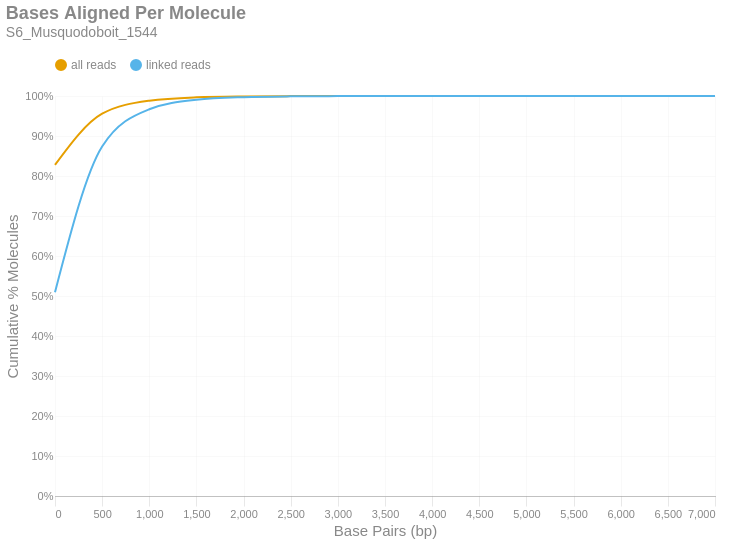

This figure's notebook cell:
### Markdown cell above
### Bases Aligned Per Molecule
This is a cumulative frequency distribution showing the number of base pairs aligned per unique molecule. These data are shown in 500 bp bins. There are two distributions: one with `all reads` (yellow) and another with only `linked reads` (blue). The percent of molecules in the `linked reads` distribution is relative to the total number of linked molecules.

### Code cell
if SKIPLR:
    print_html(f"Skipped")
else:
    binned_df = consolidated_hist(valids['aligned_bp'], mask, 500, True)
    with SafeRender(binned_df):
        (
            density_plot(binned_df, 'Bases Aligned Per Molecule', samplename, 'basesper')
            .encode(
                x=alt.X('bin:Q', title="Base Pairs (bp)").axis(tickMinStep=500).scale(padding=0),
                y=alt.Y('value:Q', title='Cumulative % Molecules')
                    .axis(format='%')
                    .scale(domain = [0,1])
                    .stack(False),
                color=alt.Color("key:N").scale(domain = ["all reads", "linked reads"]),
                tooltip = [
                    alt.Tooltip("key:N", title = "Data Type"),
                    alt.Tooltip("range_label:N", title="Bases Aligned Per Molecule"),
                    alt.Tooltip("value:Q", format = ".2%", title="% Molecules (Cum.)")
                ]
            )
        ).display()

### Figure 1 — Vega-Lite specification as saved in the notebook (floating-point values rounded to 4 significant figures)
{"width": "container", "height": 400, "config": {"title": {"anchor": "start", "dy": -15, "fontSize": 18, "color": "#888888", "subtitleColor": "#888888", "subtitleFontSize": 14}, "arc": {"fill": "#0072B2"}, "axis": {"domainColor": "#888888", "domainWidth": 0.5, "gridWidth": 0.2, "grid": false, "titleFontWeight": 400, "titleFontSize": 15, "labelFontSize": 11, "labelColor": "#888888", "tickColor": "#888888", "tickWidth": 0.2, "titleColor": "#888888"}, "axisBand": {"grid": false}, "axisX": {"grid": true, "tickSize": 10, "domainCap": "round"}, "axisY": {"domain": false, "grid": true, "tickSize": 0, "domainCap": "round"}, "background": "transparent", "header": {"labelFontSize": 15, "labelColor": "#888888", "titleFontSize": 15, "titleFontWeight": 600, "titleColor": "#888888"}, "legend": {"labelFont": "sans-serif", "labelFontSize": 12, "labelColor": "#888888", "symbolSize": 100, "symbolType": "circle", "titleFontSize": 12, "titlePadding": 10, "titleColor": "#888888", "title": null, "orient": "top"}, "range": {"category": ["#E69F00", "#56B4E9", "#009E73", "#F0E442", "#0072B2", "#D55E00", "#CC79A7", "#000000"], "diverging": ["#cfe8f3", "#a2d4ec", "#73bfe2", "#46abdb", "#1696d2", "#12719e"]}, "area": {"fill": "#0072B2", "fillOpacity": 0.7, "line": true, "strokeOpacity": 0.7}, "line": {"color": "#0072B2", "stroke": "#0072B2", "strokeWidth": 2}, "trail": {"color": "#0072B2", "stroke": "#0072B2", "strokeWidth": 0, "size": 1}, "point": {"filled": true, "fillOpacity": 1.0, "size": 95}, "text": {"color": "#888888", "fontSize": 11, "align": "right", "fontWeight": 400, "size": 11}, "bar": {"fill": "#0072B2", "stroke": null}, "view": {"stroke": null, "continuousWidth": 660, "continuousHeight": 400}}, "data": {"name": "data-b8cc74b67dea078d8f69e72f8b23dbd2"}, "mark": {"type": "line", "interpolate": "monotone", "point": {"opacity": 0, "size": 275}}, "encoding": {"color": {"field": "key", "scale": {"domain": ["all reads", "linked reads"]}, "type": "nominal"}, "tooltip": [{"field": "key", "title": "Data Type", "type": "nominal"}, {"field": "range_label", "title": "Bases Aligned Per Molecule", "type": "nominal"}, {"field": "value", "format": ".2%", "title": "% Molecules (Cum.)", "type": "quantitative"}], "x": {"axis": {"tickMinStep": 500}, "field": "bin", "scale": {"padding": 0}, "title": "Base Pairs (bp)", "type": "quantitative"}, "y": {"axis": {"format": "%"}, "field": "value", "scale": {"domain": [0, 1]}, "stack": false, "title": "Cumulative % Molecules", "type": "quantitative"}}, "params": [{"name": "param_c36ac31b6afebe62", "select": {"type": "point", "fields": ["key"]}, "bind": "legend"}], "title": {"text": "Bases Aligned Per Molecule", "subtitle": "S6_Musquodoboit_1544"}, "transform": [{"fold": ["all reads (cumsum)", "linked reads (cumsum)"]}, {"calculate": "replace(datum.key, ' (cumsum)', '')", "as": "key"}, {"filter": {"param": "param_c36ac31b6afebe62"}}], "usermeta": {"embedOptions": {"downloadFileName": "S6_Musquodoboit_1544.basesper"}}, "$schema": "https://vega.github.io/schema/vega-lite/v6.1.0.json", "datasets": {"data-b8cc74b67dea078d8f69e72f8b23dbd2": [{"bin": "0.0", "interval": "0.0-500.0", "all reads": 0.8277, "linked reads": 0.5093, "all reads (cumsum)": 0.8277, "linked reads (cumsum)": 0.5093, "range_label": "0-499"}, {"bin": "500.0", "interval": "500.0-1000.0", "all reads": 0.128, "linked reads": 0.3643, "all reads (cumsum)": 0.9557, "linked reads (cumsum)": 0.8736, "range_label": "500-999"}, {"bin": "1000.0", "interval": "1000.0-1500.0", "all reads": 0.03267, "linked reads": 0.09319, "all reads (cumsum)": 0.9883, "linked reads (cumsum)": 0.9668, "range_label": "1000-1499"}, {"bin": "1500.0", "interval": "1500.0-2000.0", "all reads": 0.00838, "linked reads": 0.0239, "all reads (cumsum)": 0.9967, "linked reads (cumsum)": 0.9907, "range_label": "1500-1999"}, {"bin": "2000.0", "interval": "2000.0-2500.0", "all reads": 0.002273, "linked reads": 0.006484, "all reads (cumsum)": 0.999, "linked reads (cumsum)": 0.9971, "range_label": "2000-2499"}, {"bin": "2500.0", "interval": "2500.0-3000.0", "all reads": 0.0006997, "linked reads": 0.001996, "all reads (cumsum)": 0.9997, "linked reads (cumsum)": 0.9991, "range_label": "2500-2999"}, {"bin": "3000.0", "interval": "3000.0-3500.0", "all reads": 0.0002002, "linked reads": 0.0005711, "all reads (cumsum)": 0.9999, "linked reads (cumsum)": 0.9997, "range_label": "3000-3499"}, {"bin": "3500.0", "interval": "3500.0-4000.0", "all reads": 6.796e-05, "linked reads": 0.0001938, "all reads (cumsum)": 1.0, "linked reads (cumsum)": 0.9999, "range_label": "3500-3999"}, {"bin": "4000.0", "interval": "4000.0-4500.0", "all reads": 2.265e-05, "linked reads": 6.461e-05, "all reads (cumsum)": 1.0, "linked reads (cumsum)": 1.0, "range_label": "4000-4499"}, {"bin": "4500.0", "interval": "4500.0-5000.0", "all reads": 6.429e-06, "linked reads": 1.834e-05, "all reads (cumsum)": 1.0, "linked reads (cumsum)": 1.0, "range_label": "4500-4999"}, {"bin": "5000.0", "interval": "5000.0-5500.0", "all reads": 1.837e-06, "linked reads": 5.239e-06, "all reads (cumsum)": 1.0, "linked reads (cumsum)": 1.0, "range_label": "5000-5499"}, {"bin": "5500.0", "interval": "5500.0-6000.0", "all reads": 6.123e-07, "linked reads": 1.746e-06, "all reads (cumsum)": 1.0, "linked reads (cumsum)": 1.0, "range_label": "5500-5999"}, {"bin": "6000.0", "interval": "6000.0-6500.0", "all reads": 1.531e-07, "linked reads": 4.366e-07, "all reads (cumsum)": 1.0, "linked reads (cumsum)": 1.0, "range_label": "6000-6499"}, {"bin": "6500.0", "interval": "6500.0-7000.0", "all reads": 0.0, "linked reads": 0.0, "all reads (cumsum)": 1.0, "linked reads (cumsum)": 1.0, "range_label": "6500-6999"}, {"bin": "7000.0", "interval": "7000.0-7500.0", "all reads": 1.531e-07, "linked reads": 4.366e-07, "all reads (cumsum)": 1.0, "linked reads (cumsum)": 1.0, "range_label": "7000-7499"}]}}
